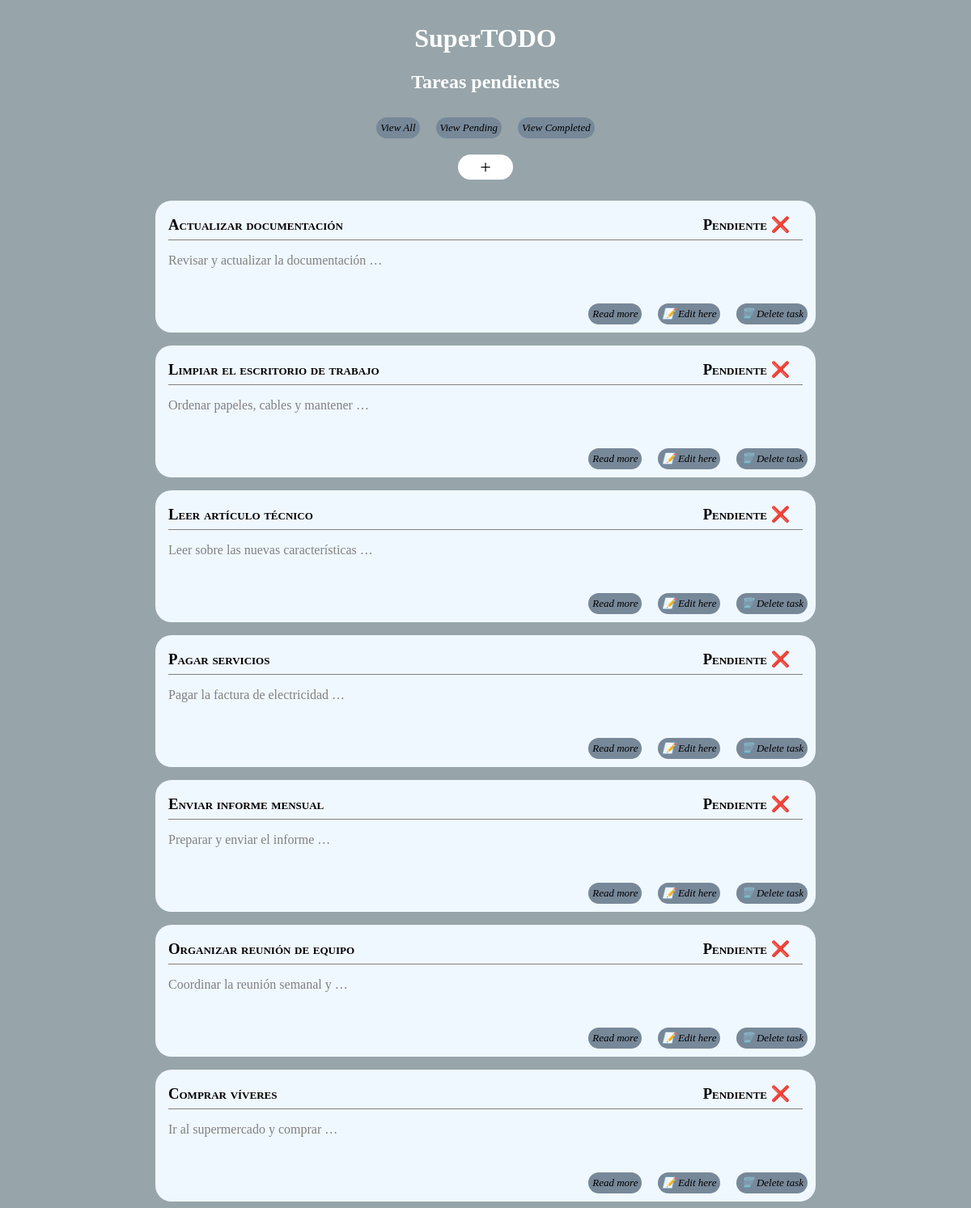
The page /tasks/pending/ on the database its author committed.
### tasks/models.py (models this page shows)
class Task(models.Model):
    name = models.CharField(max_length=70)
    description = models.TextField(max_length=256, blank=True)
    slug = models.SlugField(unique=True)
    completed = models.BooleanField(default=False)
    created_at = models.DateTimeField()
    updated_at = models.DateTimeField()

### tasks/views.py (the view)
# urls.py: path('pending/', views.task_list_pending, name='task-list-pending'),
def task_list_pending(request):
    pending_tasks = Task.objects.filter(completed = False).order_by('-updated_at')
    return render(request, 'tasks/tasklist.html', {'tasks': pending_tasks, 'subtitle':'Tareas pendientes'})

### tasks/templates/tasks/tasklist.html
{% extends "base.html" %}
{% load static %}
  {% block content %}
    <div class="create">
      <span class="pill-create">
        <p><a href="{% url 'tasks:task-add'%}"> + </a></p>
      </span>
    </div>
      {% if tasks|length > 0 %}
        <div class="tasksDisplay">
          {% for task in tasks %}
            <div class="box">
              <div class="top-border">
                <div class="titleContainer">
                  <h3 class="title">{{ task.name }}</h3>
                  <h3 class="sign"> <a href="{% url 'tasks:task-toggle' task.slug %}"> {% if task.completed %} Completada ✅ {% else %} Pendiente ❌ {% endif %}</a> </h3>
                </div>
                <p class="content"> {{task.description | truncatewords:5 }}</p> {% comment %} truncar a partir de 10 o 20 más adelante {% endcomment %}
              </div>
              <br>
              <div class="buttons">
                <span class="pill">
                  <p><a href="{% url 'tasks:task-delete' task.slug %}"> 🗑️ Delete task</a></p>
                </span>
                <span class="pill">
                  <p><a href="{% url 'tasks:task-edit' task.slug %}"> 📝 Edit here</a></p>
                </span>
                <span class="pill">
                  <p><a href="{% url 'tasks:task-detail' task.slug %}">Read more</a></p>
                </span>
              </div>
            </div>
          {% endfor %}
        </div>
      {% else %}
        <h3>Nada que hacer. ¡Enhorabuena!</h3>
      {% endif %}
  {% endblock %}

### shared/static/css/base.css (style rules this page uses)
body { background-color: rgb(151, 165, 170); color: white; font-family: Georgia, 'Times New Roman', Times, serif; display: flex; flex-direction: column; align-items: center; justify-content: center; text-align: center; }
.box { background-color: aliceblue; width: 50rem; height: fit-content; border-radius: 20px; color: black; text-align: justify; padding-left: 1rem; margin-top: 1rem; }
.buttons { display: flex; flex-direction: row-reverse; align-items: end; justify-items: end; }
.pill p { background-color: lightslategray; border-radius: 20px; width: fit-content; font-size: small; font-style: italic; padding: 5px; margin: 10px; }
.titleContainer { font-variant: small-caps; width: 49rem; height: 3rem; border-bottom: 1px solid gray; display: inline-flex; justify-content: space-between; }
.sign { margin-right: 1rem; }
.content { color: gray; }
.pill-create p { background-color: rgb(255, 255, 255); border-radius: 100px; width: 4rem; font-size:x-large; font-style: bold; padding: 2px; margin: 10px; }
a { text-decoration: none; color: black; }
.create { display: flex; align-items: center; justify-content: center; }

### rows shown on the page
Task: name "Actualizar documentación", completed "Pendiente ❌", description "Revisar y actualizar la documentación …"
Task: name "Limpiar el escritorio de trabajo", completed "Pendiente ❌", description "Ordenar papeles, cables y mantener …"
Task: name "Leer artículo técnico", completed "Pendiente ❌", description "Leer sobre las nuevas características …"
Task: name "Pagar servicios", completed "Pendiente ❌", description "Pagar la factura de electricidad …"
Task: name "Enviar informe mensual", completed "Pendiente ❌", description "Preparar y enviar el informe …"
Task: name "Organizar reunión de equipo", completed "Pendiente ❌", description "Coordinar la reunión semanal y …"
Task: name "Comprar víveres", completed "Pendiente ❌", description "Ir al supermercado y comprar …"

### other values the page prints
{{ subtitle }} "Tareas pendientes"
